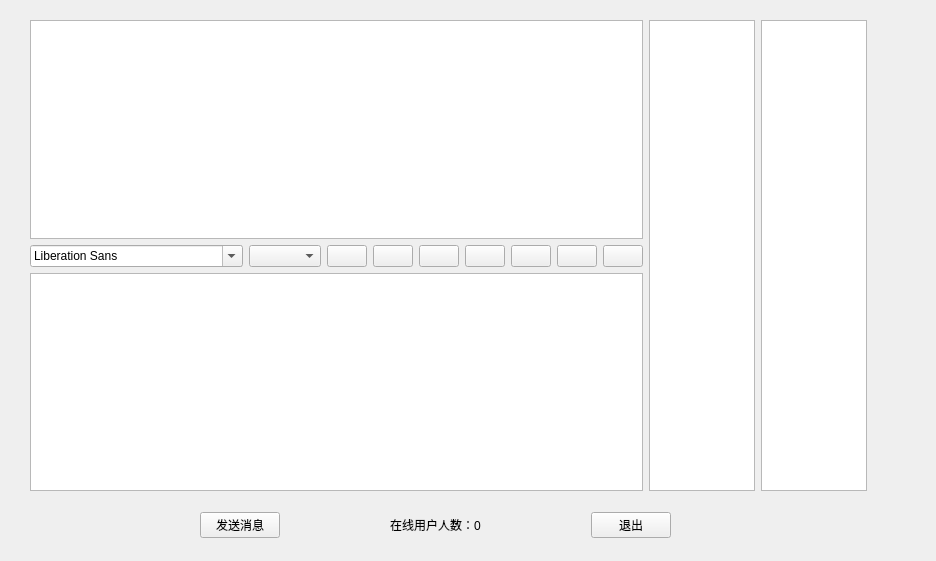
<?xml version="1.0" encoding="UTF-8"?>
<ui version="4.0">
 <class>Widget</class>
 <widget class="QWidget" name="Widget">
  <property name="geometry">
   <rect>
    <x>0</x>
    <y>0</y>
    <width>936</width>
    <height>561</height>
   </rect>
  </property>
  <property name="windowTitle">
   <string>Widget</string>
  </property>
  <widget class="QWidget" name="layoutWidget">
   <property name="geometry">
    <rect>
     <x>30</x>
     <y>20</y>
     <width>837</width>
     <height>471</height>
    </rect>
   </property>
   <layout class="QHBoxLayout" name="horizontalLayout_2">
    <item>
     <layout class="QVBoxLayout" name="verticalLayout">
      <item>
       <widget class="QTextBrowser" name="textBrowser"/>
      </item>
      <item>
       <layout class="QHBoxLayout" name="horizontalLayout">
        <item>
         <widget class="QFontComboBox" name="FontcomboBox">
          <property name="maximumSize">
           <size>
            <width>213</width>
            <height>16777215</height>
           </size>
          </property>
         </widget>
        </item>
        <item>
         <widget class="QComboBox" name="SizecomboBox"/>
        </item>
        <item>
         <widget class="QPushButton" name="BoldpushButton">
          <property name="text">
           <string/>
          </property>
          <property name="icon">
           <iconset resource="images.qrc">
            <normaloff>:/new/prefix1/Images/B.png</normaloff>:/new/prefix1/Images/B.png</iconset>
          </property>
          <property name="checkable">
           <bool>true</bool>
          </property>
         </widget>
        </item>
        <item>
         <widget class="QPushButton" name="ItalicpushButton">
          <property name="text">
           <string/>
          </property>
          <property name="icon">
           <iconset resource="images.qrc">
            <normaloff>:/new/prefix1/Images/Xie.png</normaloff>:/new/prefix1/Images/Xie.png</iconset>
          </property>
          <property name="checkable">
           <bool>true</bool>
          </property>
         </widget>
        </item>
        <item>
         <widget class="QPushButton" name="UnderlinepushButton">
          <property name="text">
           <string/>
          </property>
          <property name="icon">
           <iconset resource="images.qrc">
            <normaloff>:/new/prefix1/Images/Underline.png</normaloff>:/new/prefix1/Images/Underline.png</iconset>
          </property>
          <property name="checkable">
           <bool>true</bool>
          </property>
          <property name="checked">
           <bool>false</bool>
          </property>
         </widget>
        </item>
        <item>
         <widget class="QPushButton" name="ColorpushButton">
          <property name="text">
           <string/>
          </property>
          <property name="icon">
           <iconset resource="images.qrc">
            <normaloff>:/new/prefix1/Images/color.png</normaloff>:/new/prefix1/Images/color.png</iconset>
          </property>
         </widget>
        </item>
        <item>
         <widget class="QPushButton" name="SendpushButton">
          <property name="text">
           <string/>
          </property>
          <property name="icon">
           <iconset resource="images.qrc">
            <normaloff>:/new/prefix1/Images/sent.png</normaloff>:/new/prefix1/Images/sent.png</iconset>
          </property>
         </widget>
        </item>
        <item>
         <widget class="QPushButton" name="SavepushButton">
          <property name="text">
           <string/>
          </property>
          <property name="icon">
           <iconset resource="images.qrc">
            <normaloff>:/new/prefix1/Images/recieve.png</normaloff>:/new/prefix1/Images/recieve.png</iconset>
          </property>
         </widget>
        </item>
        <item>
         <widget class="QPushButton" name="ClearpushButton">
          <property name="text">
           <string/>
          </property>
          <property name="icon">
           <iconset resource="images.qrc">
            <normaloff>:/new/prefix1/Images/Clear.png</normaloff>:/new/prefix1/Images/Clear.png</iconset>
          </property>
         </widget>
        </item>
       </layout>
      </item>
      <item>
       <widget class="QTextEdit" name="MessagetextEdit"/>
      </item>
     </layout>
    </item>
    <item>
     <widget class="QTableWidget" name="UsertableWidget"/>
    </item>
    <item>
     <widget class="QListView" name="fileListView"/>
    </item>
   </layout>
  </widget>
  <widget class="QWidget" name="layoutWidget">
   <property name="geometry">
    <rect>
     <x>200</x>
     <y>510</y>
     <width>471</width>
     <height>30</height>
    </rect>
   </property>
   <layout class="QHBoxLayout" name="horizontalLayout_3">
    <item>
     <widget class="QPushButton" name="SendTextpushButton">
      <property name="text">
       <string>发送消息</string>
      </property>
     </widget>
    </item>
    <item>
     <spacer name="horizontalSpacer">
      <property name="orientation">
       <enum>Qt::Orientation::Horizontal</enum>
      </property>
      <property name="sizeHint" stdset="0">
       <size>
        <width>40</width>
        <height>20</height>
       </size>
      </property>
     </spacer>
    </item>
    <item>
     <widget class="QLabel" name="Usernumlabel">
      <property name="text">
       <string>在线用户人数：0</string>
      </property>
     </widget>
    </item>
    <item>
     <spacer name="horizontalSpacer_2">
      <property name="orientation">
       <enum>Qt::Orientation::Horizontal</enum>
      </property>
      <property name="sizeHint" stdset="0">
       <size>
        <width>40</width>
        <height>20</height>
       </size>
      </property>
     </spacer>
    </item>
    <item>
     <widget class="QPushButton" name="ExitTextpushButton">
      <property name="text">
       <string>退出</string>
      </property>
     </widget>
    </item>
   </layout>
  </widget>
 </widget>
 <resources>
  <include location="images.qrc"/>
 </resources>
 <connections/>
</ui>
